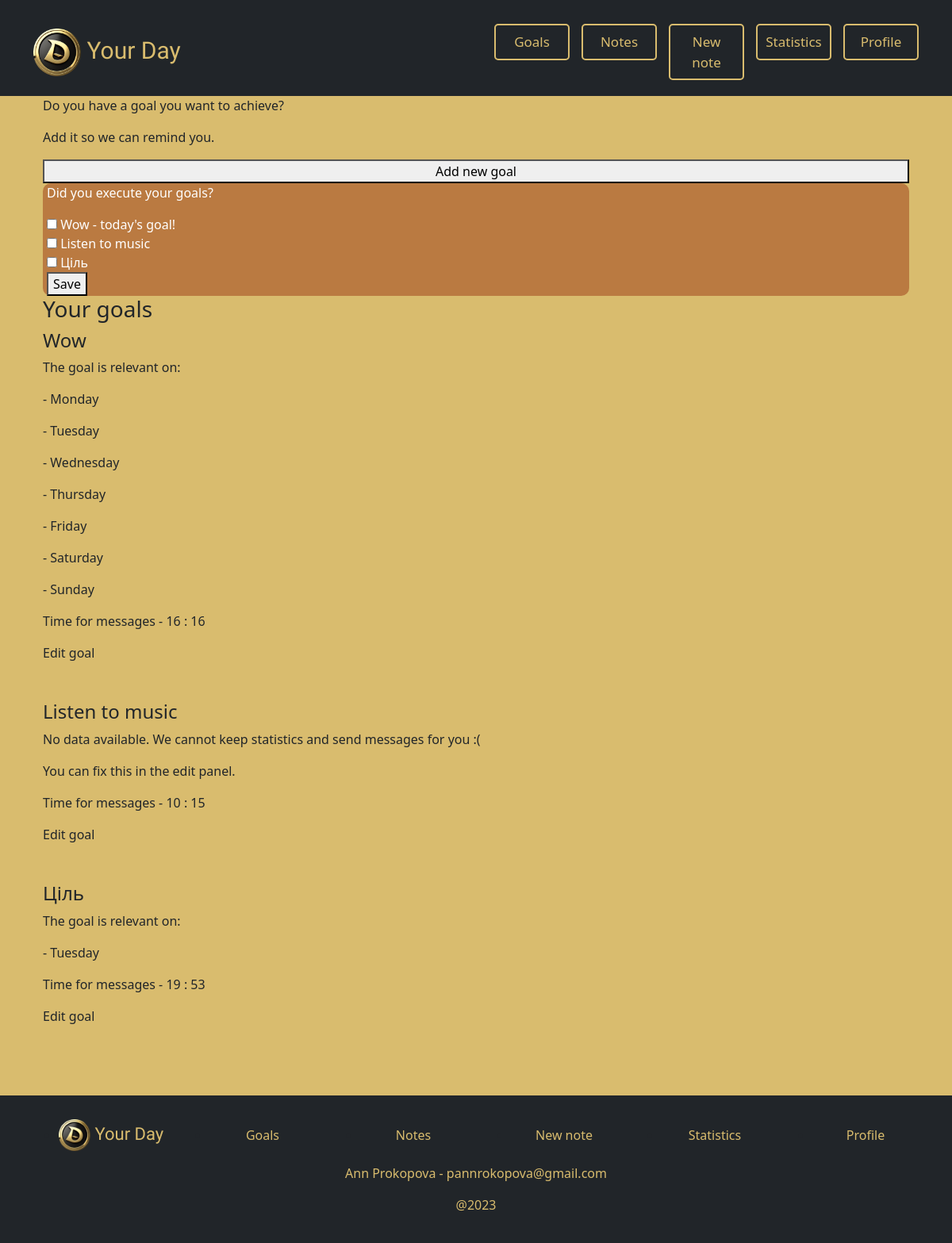
Page /goals/ (signed in) on the earlier database version.
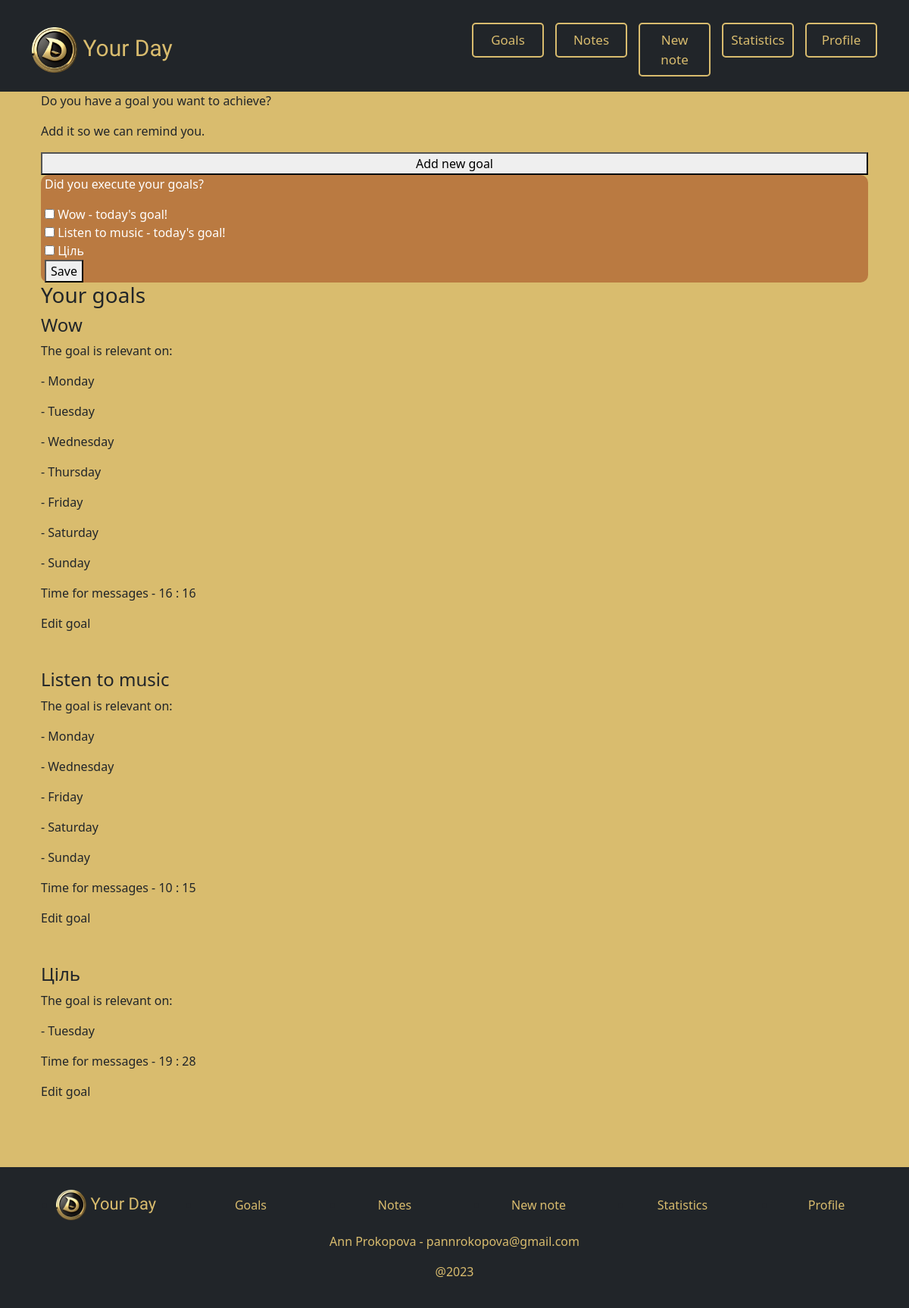
Same page on the later database version.
### entries/models.py (models this page shows)
class Goal(models.Model):
    goal_id = models.AutoField(primary_key=True)
    username = models.CharField(max_length=25, default='SOME STRING')
    goal_name = models.CharField(max_length=25, default='SOME STRING')
    notification_hour = models.IntegerField(blank=True, null=True)
    notification_minutes = models.IntegerField(blank=True, null=True)
    monday = models.BooleanField(default=False)
    tuesday = models.BooleanField(default=False)
    wednesday = models.BooleanField(default=False)
    thursday = models.BooleanField(default=False)
    friday = models.BooleanField(default=False)
    saturday = models.BooleanField(default=False)
    sunday = models.BooleanField(default=False)
    notifications = models.BooleanField(default=False)
    continuing = models.BooleanField(default=False)

### entries/views.py (the view, shortened to what this page needs)
# urls.py: path('goals/', views.goals, name="goals"),
def goals(request, added_goal=''):
    goals = Goal.objects.filter(username=request.user)
    try:
        goals_exec = get_goals(request)
    except Exception as e:
        goals_exec = False
    return render(request, 'entries/goals.html', {'goals': goals, 'goals_exec': goals_exec,
                                               'days': ['monday', 'tuesday', 'wednesday', 'thursday', 'friday',
                                                        'saturday', 'sunday']})

### entries/templatetags/template_tags.py (called while the page is built)
@register.simple_tag
def checkbox_input(need, done='', id=''):
    if id:
        if done:
            return mark_safe(f'<input type="checkbox" id="{need}" name="days[]" value="{id}" checked>')
        else:
            return mark_safe(f'<input type="checkbox" id="{need}" name="days[]" value="{id}">')
    else:
        if done:
            return mark_safe(f'<input type="checkbox" id="{need}" name="days[]" value="{need}" checked>')
        else:
            return mark_safe(f'<input type="checkbox" id="{need}" name="days[]" value="{need}">')

### entries/views.py (called while the page is built)
def make_list(queryset_, false=''):
    list_note = []
    if len(queryset_) > 0:
        try:
            for i in range(len(queryset_)):
                list_note.append(*queryset_[i])
        except Exception as e:
            for i in range(len(queryset_)):
                if false:
                    list_note.append(queryset_[i] + (False,))
                else:
                    list_note.append(queryset_[i])
    return list_note

### entries/templates/entries/goals.html (shortened to what this page needs)
{% extends 'users/base.html' %}
{% load template_tags %}
{% block content %}
{% load static %}
<link rel="stylesheet" href="{% static 'main.css' %}">
<link rel="stylesheet" href="{% static 'popup.css' %}">
<div class="container">
    <div class="row g-0">
        <p>Do you have a goal you want to achieve?</p>
        <p>Add it so we can remind you.</p>
        <button><a href="{% url 'unhide_div' %}">Add new goal</a></button>
        {% if goals_exec %}
            <div id="goals_exec">
                <form name="form_container" class="form_container" action="{% url 'goals' %}" method="POST">
                    <p>Did you execute your goals?</p>
                    {% for goal, today, done, id in goals_exec %}
                        {% checkbox_input goal done id %}
                        <label for="{{ goal }}">{{ goal }}</label>
                        {% if today %} - today's goal!{% endif %}
                        <br>
                    {% endfor %}
                    <button type="submit">Save</button>
                </form>
            </div>
        {% endif %}
        {% if goals %}
            <h3>Your goals</h3>
            {% for goal in goals  %}
                <h4>{{ goal.goal_name }}</h4>
                {% if goal.monday or goal.tuesday or goal.wednesday or goal.thursday or goal.friday or goal.saturday or goal.sunday %}
                    <p>The goal is relevant on:</p>
                    {% if goal.monday %} <p>- Monday </p> {% endif %}
                    {% if goal.tuesday %} <p>- Tuesday </p> {% endif %}
                    {% if goal.wednesday %} <p>- Wednesday </p> {% endif %}
                    {% if goal.thursday %} <p>- Thursday </p> {% endif %}
                    {% if goal.friday %} <p>- Friday </p> {% endif %}
                    {% if goal.saturday %} <p>- Saturday </p> {% endif %}
                    {% if goal.sunday %} <p>- Sunday </p> {% endif %}
                {% else %}
                    <p>No data available. We cannot keep statistics and send messages for you :(</p>
                    <p>You can fix this in the edit panel.</p>
                {% endif %}
                {% if goal.notification_hour != 25 and goal.notification_minutes != 25 %}
                    <p>Time for messages - {{ goal.notification_hour }} : {{ goal.notification_minutes }}</p>
                {% else %}
                    <p>The time for messages is not specified, so they will not come.</p>
                {% endif %}
                <a href="{% url 'edit_goal' %}?goal_id={{goal.goal_id}}">Edit goal</a>
                <br>
                <br>
                <br>
            {% endfor %}
        {% endif %}
    </div>
</div>
{% endblock content %}

Differences in the rows shown:
changed Goal "Listen to music": monday "No data available. We cannot keep statistics and send messages for you :( You can fix this in the edit panel." → "The goal is relevant on: - Monday - Wednesday - Friday - Saturday - Sunday"
changed Goal "Ціль": notification_minutes "53" → "28"
Other differences:
new list line: "- today's goal!"
